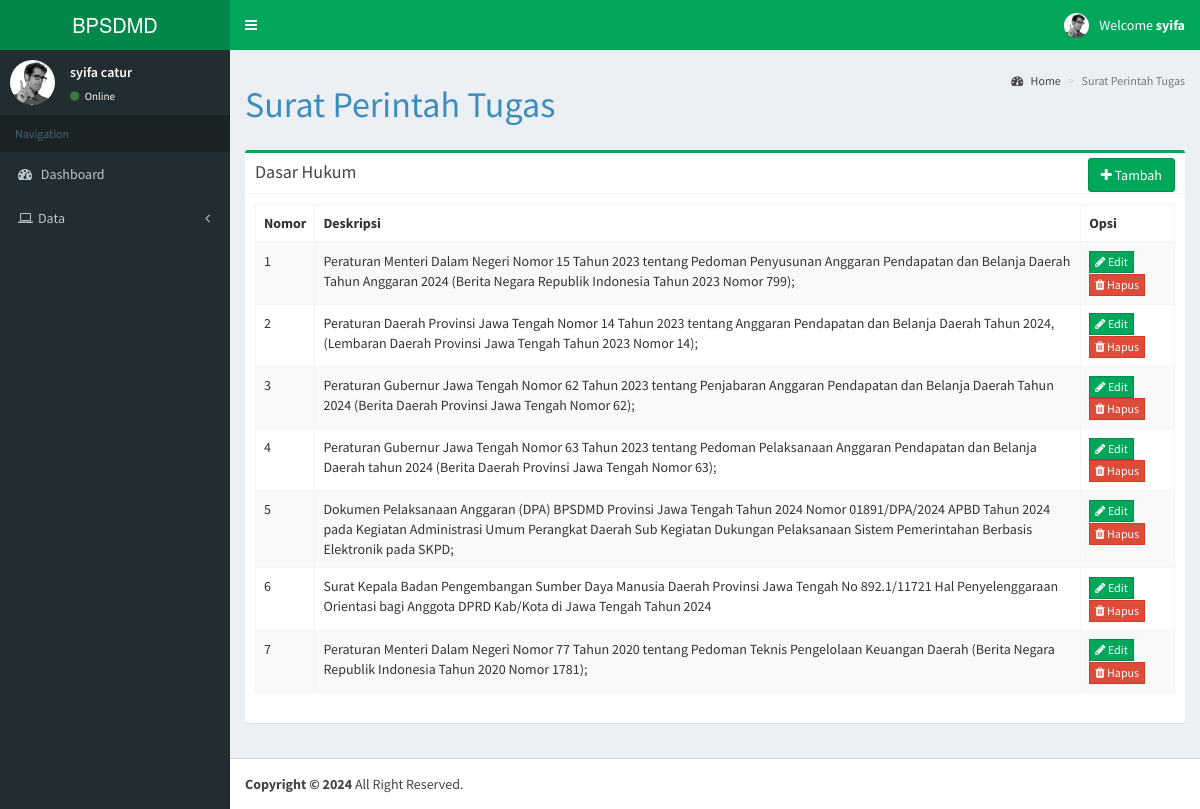
/data_produk.php (signed in), run on the app's committed database.
### tables this page shows
CREATE TABLE `tb_produk` (
  `id_produk` int(11) NOT NULL,
  `kode_produk` varchar(255) NOT NULL,
  `nama_produk` varchar(255) NOT NULL
);

### data_produk.php (the view, shortened to what this page needs)
<?php
include 'template/header_admin.php';
include 'koneksidb.php';
?>
<div class="content-wrapper">
<section class="content-header">
  <h1>Surat Perintah Tugas
  </h1>
  <ol class="breadcrumb">
  <li><a href="index.php"><i class="fa fa-dashboard"></i> Home</a></li>
  <li class="active">Surat Perintah Tugas</li>
  </ol>
</section>
<section class="content">
  <div class="row">
    <div class="col-sm-12">
      <div class="box box-success">
        <div class="box-header with-border">
          <h3 class="box-title">Dasar Hukum</h3>
          <div class="box-tools pull-left">
            <a href="#" class="btn btn-success" data-toggle="modal" data-target="#tambahproduk"><i class="fa fa-plus"></i> Tambah</a>
          </div>
        </div>
        <div class="box-body">
          <div class="table-responsive22">
            <table id="datatable" class="table table-bordered table-striped">
              <thead>
                <tr>
                  <th>Nomor</th>
                  <th>Deskripsi</th>
                  <th>Opsi</th>
                </tr>
              </thead>
              <tbody>
                  <?php
                  $no = 1;
                    $queryview = mysqli_query($koneksi, "SELECT * FROM tb_produk");
                    while ($row = mysqli_fetch_assoc($queryview)) {
                  ?>
                  <tr>
                    <td><?php echo $no++; ?></td>
                    <td><?php echo $row['kode_produk'];?></td>
                    <td>
                      <a href="#" class="btn btn-success btn-flat btn-xs" data-toggle="modal" data-target="#updateproduk<?php echo $no; ?>"><i class="fa fa-pencil"></i> Edit</a>
                      <a href="#" class="btn btn-danger btn-flat btn-xs" data-toggle="modal" data-target="#deleteproduk<?php echo $no; ?>"><i class="fa fa-trash"></i> Hapus</a>
                    </td>
                  </tr>
                  <?php
                    }
                  ?>
              </tbody>
            </table>
          </div>
        </div>
      </div>
    </div>
  </div>
</section>
</div>
<?php include 'template/footer.php'; ?>

### data on the page
tb_produk: kode_produk "Peraturan Menteri Dalam Negeri Nomor 15 Tahun 2023 tentang Pedoman Penyusunan Anggaran Pendapatan dan Belanja Daerah Tahun Anggaran 2024 (Berita Negara Republik Indonesia Tahun 2023 Nomor 799);"
tb_produk: kode_produk "Peraturan Daerah Provinsi Jawa Tengah Nomor 14 Tahun 2023 tentang Anggaran Pendapatan dan Belanja Daerah Tahun 2024,(Lembaran Daerah Provinsi Jawa Tengah Tahun 2023 Nomor 14);"
tb_produk: kode_produk "Peraturan Gubernur Jawa Tengah Nomor 62 Tahun 2023 tentang Penjabaran Anggaran Pendapatan dan Belanja Daerah Tahun 2024 (Berita Daerah Provinsi Jawa Tengah Nomor 62);"
tb_produk: kode_produk "Peraturan Gubernur Jawa Tengah Nomor 63 Tahun 2023 tentang Pedoman Pelaksanaan Anggaran Pendapatan dan Belanja Daerah tahun 2024 (Berita Daerah Provinsi Jawa Tengah Nomor 63);"
tb_produk: kode_produk "Dokumen Pelaksanaan Anggaran (DPA) BPSDMD Provinsi Jawa Tengah Tahun 2024 Nomor 01891/DPA/2024 APBD Tahun 2024 pada Kegiatan Administrasi Umum Perangkat Daerah Sub Kegiatan Dukungan Pelaksanaan Sistem Pemerintahan Berbasis Elektronik pada SKPD;"
tb_produk: kode_produk "Surat Kepala Badan Pengembangan Sumber Daya Manusia Daerah Provinsi Jawa Tengah No 892.1/11721 Hal Penyelenggaraan Orientasi bagi Anggota DPRD Kab/Kota di Jawa Tengah Tahun 2024"
tb_produk: kode_produk "Peraturan Menteri Dalam Negeri Nomor 77 Tahun 2020 tentang Pedoman Teknis Pengelolaan Keuangan Daerah (Berita Negara Republik Indonesia Tahun 2020 Nomor 1781);"

### other printed values
$_SESSION['username'] "syifa"
$_SESSION['nama'] "syifa catur"
